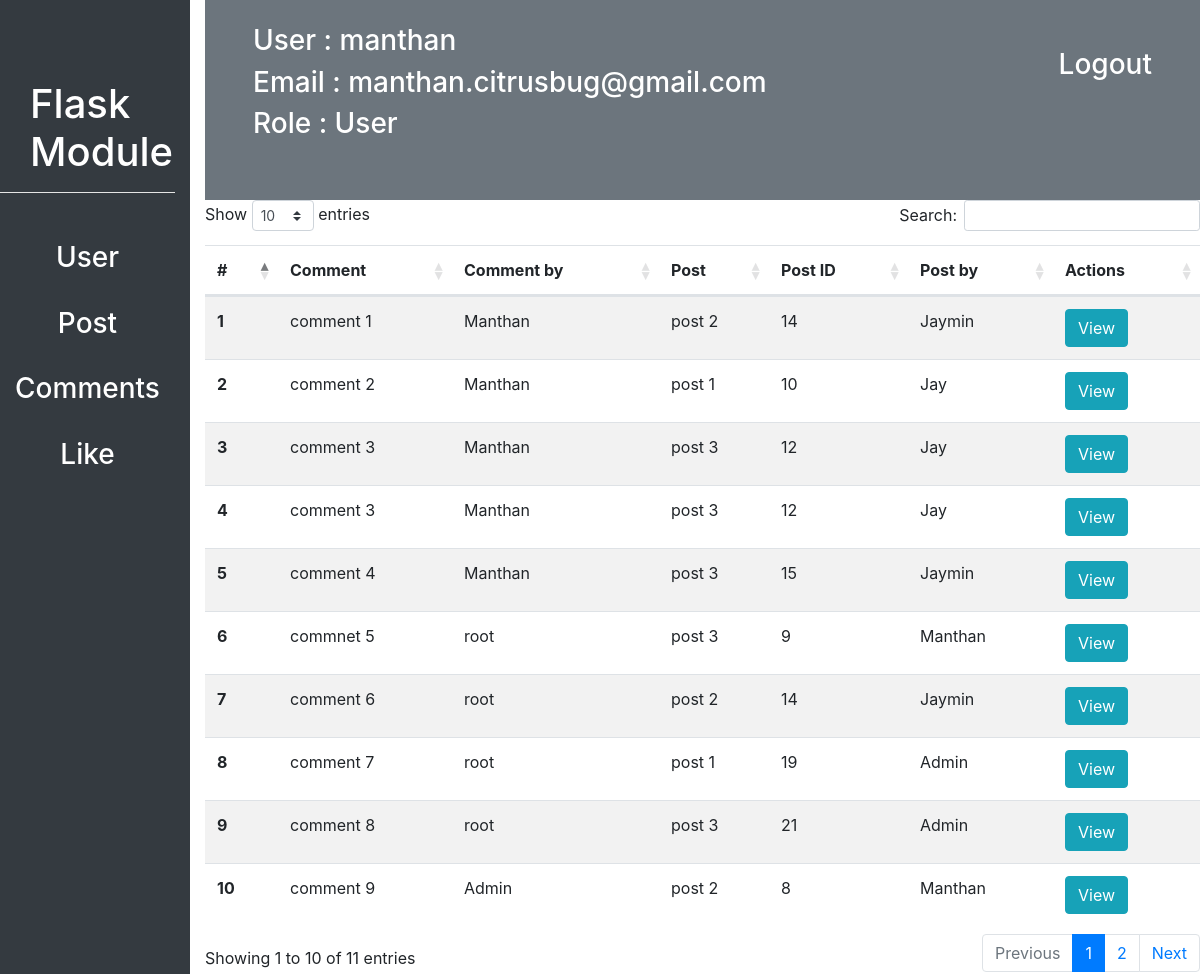
Screenshot of /customadmin/comments_list (signed in) with the database file from the repository.
### flask_module/user/models.py (models this page shows, shortened)
class User(db.Model, UserMixin):
    id = db.Column(db.Integer, primary_key=True)
    username = db.Column(db.String(20), unique=True, nullable=False)
    email = db.Column(db.String(30), unique=True, nullable=False)
    profile_picture = db.Column(db.String(70), nullable=False, default="defualt_img.jpg")
    password = db.Column(db.String(15), nullable=False)
    like = db.relationship("Likes", backref="user", lazy=True, cascade = "all, delete, delete-orphan", )
    post = db.relationship("Post", backref="user", lazy=True, cascade = "all, delete, delete-orphan", )
    comment = db.relationship("Comments", backref="user", lazy=True, cascade = "all, delete, delete-orphan", )
    following = db.relationship("User",
                    secondary=connected_user,
                    primaryjoin=id==connected_user.c.parent_id,
                    secondaryjoin=id==connected_user.c.children_id,
                    backref="followed_by")
    role_id = db.Column(db.Integer, db.ForeignKey("role.id"), nullable=False)

class Role(db.Model):
    id = db.Column(db.Integer, primary_key=True)
    name = db.Column(db.String(20), unique=True, nullable=False)
    user = db.relationship("User", backref="role")

### flask_module/posts/models.py (models this page shows, shortened)
class Comments(db.Model):
    id = db.Column(db.Integer, primary_key=True)
    user_id = db.Column(db.Integer, db.ForeignKey("user.id"), nullable=False)
    post_id = db.Column(db.Integer, db.ForeignKey("post.id"), nullable=False)
    comment = db.Column(db.String(200), nullable=True)

class Post(db.Model):
    id = db.Column(db.Integer, primary_key=True)
    image = db.Column(db.String(70), nullable=False)
    caption = db.Column(db.String(20), nullable=False)
    created_at = db.Column(db.DateTime, nullable=False, default=datetime.now())
    user_id = db.Column(db.Integer, db.ForeignKey("user.id"), nullable=False)
    comment = db.relationship("Comments", backref="post", lazy=True, cascade = "all, delete, delete-orphan", )
    likes = db.relationship("Likes", backref="post", lazy=True, cascade = "all, delete, delete-orphan", )

### flask_module/customadmin/routes.py (the view)
@customadmin.route("/customadmin/comments_list")
@login_required
def comments_list():
    comments = Comments.query.all()
    return render_template("customadmin/comments/comments_list.html", comments=comments)

### flask_module/customadmin/routes.py (called while the page is built)
def login_required(f):
    @wraps(f)
    def decorated_function(*args, **kwargs):
        if current_user.is_authenticated is False:
            return redirect(url_for('customadmin.login'))
        return f(*args, **kwargs)
    return decorated_function

### flask_module/user/models.py (called while the page is built)
@login_manager.user_loader
def load_user(user_id):
    return User.query.filter_by(id=int(user_id)).first()

### flask_module/templates/customadmin/comments/comments_list.html (shortened to what this page needs)
{% extends "customadmin/dashboard.html" %}
{% block contant %}
<table id="comment-table" class="table table-striped m-auto mt-2">
    <thead>
      <tr>
        <th scope="col">#</th>
        <th scope="col">Comment</th>
        <th scope="col">Comment by</th>
        <th scope="col">Post</th>
        <th scope="col">Post ID</th>
        <th scope="col">Post by</th>
        <th scope="col">Actions</th>
      </tr>
    </thead>
    <tbody>
    {% for comment in comments %}
      <tr>
        <th scope="row">{{comment.id}}</th>
        <td>{{comment.comment}}</td>
        <td>{{comment.user.username}}</td>
        <td>{{comment.post.caption}}</td>
        <td>{{comment.post.id}}</td>
        <td>{{comment.post.user.username}}</td>
        <td>
            <a href="{{url_for('customadmin.comment_detail', comment_id=comment.id)}}" class="btn btn-info">View</a></td>
      </tr>
    {% endfor %}
    </tbody>
  </table>
{% endblock contant %}

### flask_module/templates/customadmin/dashboard.html (shortened to what this page needs)
<!DOCTYPE html>
<html lang="en">
<head>
    <link rel="stylesheet" href="{{ url_for('static', filename='css/bootstrap.css') }}">
    <link rel="stylesheet" href="{{url_for('static', filename="css/datatable.css")}}">
    <link rel="stylesheet" href="{{url_for('static', filename="css/datatable.min.css")}}">
</head>
<body>
    <div class="row" id="sidebar">
        <div class="col bg-dark">
            <div id="module-title">
                <h1 class="text-white">Flask Module</h1>
            </div>
            <hr style="background: white">
            <div class="mt-5 text-center">
                <a href="{{url_for('customadmin.dashboard', username=current_user.username)}}"><h3 class="text-white">User</h3></a><br>
                <a href="{{url_for('customadmin.post_list')}}"><h3 class="text-white">Post</h3></a><br>
                <a href="{{url_for('customadmin.comments_list')}}"><h3 class="text-white">Comments</h3></a><br>
                <a href="{{url_for('customadmin.like_list')}}"><h3 class="text-white">Like</h3></a><br>
            </div>
        </div>
        <div class="col-10">
            <div id="navbar" class="bg-secondary">
                <a href="{{url_for('customadmin.logout')}}"><h3 class="float-right px-5 pt-5 text-white">Logout</h3></a>
                <h3 class="text-white pt-4 px-5">User : {{current_user.username}}</h3>
                <h3 class="text-white px-5">Email : {{current_user.email}}</h3>
                <h3 class="text-white px-5">Role : {{current_user.role.name}}</h3>
            </div>
            {% block contant %}{% endblock contant %}
        </div>
    </div>
</body>
</html>

### flask_module/templates/customadmin/dashboard.html (style rules this page uses)
#sidebar { height: 900px; }
#module-title { margin-top: 80px; margin-left: 30px; }
#navbar { height: 200px; }

### rows the page displays
User: username "manthan", email "manthan.citrusbug@gmail.com"
Role: role.name "User"
Comments: id "1", comment "comment 1", user.username "Manthan", post.caption "post 2", post.id "14", post.user.username "Jaymin"
Comments: id "2", comment "comment 2", user.username "Manthan", post.caption "post 1", post.id "10", post.user.username "Jay"
Comments: id "3", comment "comment 3", user.username "Manthan", post.caption "post 3", post.id "12", post.user.username "Jay"
Comments: id "4", comment "comment 3", user.username "Manthan", post.caption "post 3", post.id "12", post.user.username "Jay"
Comments: id "5", comment "comment 4", user.username "Manthan", post.caption "post 3", post.id "15", post.user.username "Jaymin"
Comments: id "6", comment "commnet 5", user.username "root", post.caption "post 3", post.id "9", post.user.username "Manthan"
Comments: id "7", comment "comment 6", user.username "root", post.caption "post 2", post.id "14", post.user.username "Jaymin"
Comments: id "8", comment "comment 7", user.username "root", post.caption "post 1", post.id "19", post.user.username "Admin"
Comments: id "9", comment "comment 8", user.username "root", post.caption "post 3", post.id "21", post.user.username "Admin"
Comments: id "10", comment "comment 9", user.username "Admin", post.caption "post 2", post.id "8", post.user.username "Manthan"
